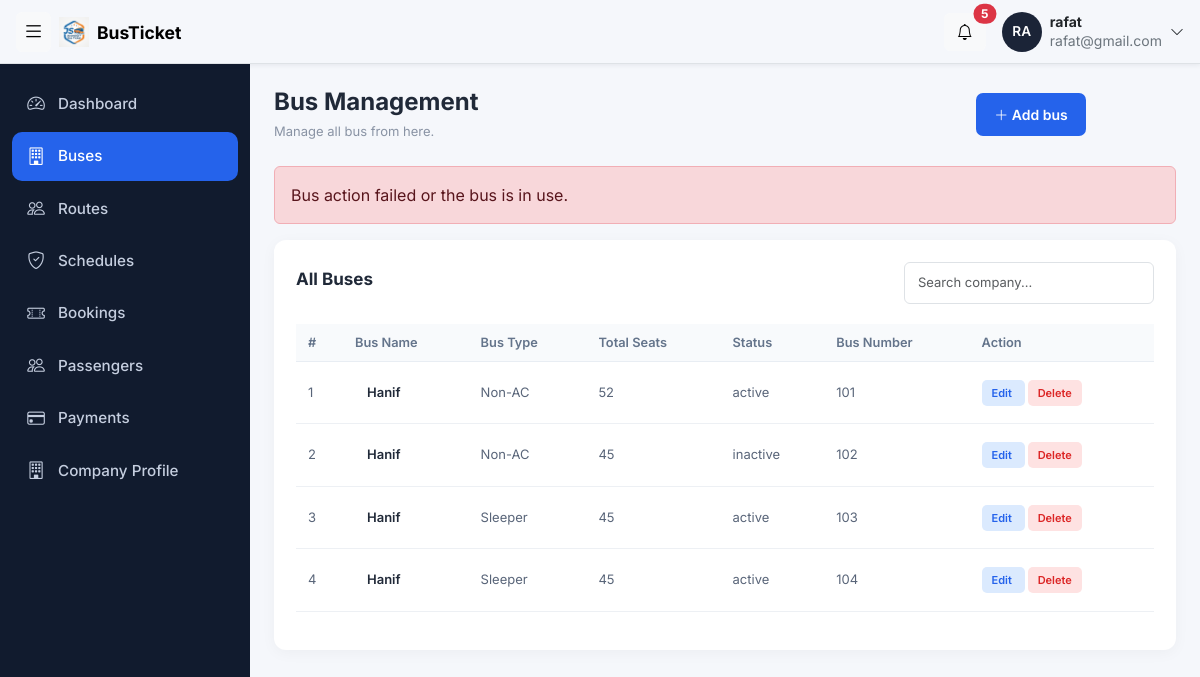
The page /company_admin/buses.php?error=bus_not_found (signed in) on the database its author committed.
### tables this page shows
CREATE TABLE `buses` (
  `bus_id` int(11) NOT NULL,
  `company_id` int(11) NOT NULL,
  `bus_name` varchar(100) NOT NULL,
  `bus_type` enum('AC','Non-AC','Sleeper','Business Class') NOT NULL,
  `total_seats` int(11) NOT NULL,
  `status` enum('active','inactive') NOT NULL,
  `bus_number` varchar(50) NOT NULL
);

### company_admin/buses.php (the view, shortened to what this page needs)
<?php
include '../config/db.php';
$company_id = $_SESSION['company_id'];
$sql = "SELECT * FROM buses
        WHERE company_id = '$company_id'
        ORDER BY bus_id";
$result = $conn->query($sql);
?>
<!DOCTYPE html>
<html lang="bn">
<head>
   <?php
include '../includes/admin_css.php';
?>
</head>
<body>
<?php
include '../includes/topbar.php';
?>
    <div class="layout">
   <?php
include '../includes/c_buses_bar.php';
?>
<div class="container-fluid py-4 px-4">
            <div class="page-header">
                <div>
                    <h3>Bus Management</h3>
                    <p>Manage all bus from here.</p>
                </div>
                <button class="btn-add" id="openForm">
                    <i class="bi bi-plus-lg"></i> Add bus
                </button>
            </div>
            <?php if (isset($_GET['error'])) { ?><div class="alert alert-danger" role="alert">Bus action failed or the bus is in use.</div><?php } ?>
            <div class="company-card">
                <div class="table-header">
                    <h5>All Buses</h5>
                    <input type="text" id="searchInput"
                        class="form-control search-box"
                        placeholder="Search company...">
                </div>
                <div class="table-responsive">
                    <table class="table company-table" id="companyTable">
                        <thead>
                            <tr>
                                <th>#</th>
                                <th>Bus Name</th>
                                <th>Bus Type</th>
                                <th>Total Seats</th>
                                <th>Status</th>
                                <th>Bus Number</th>
                                <th>Action </th>
                            </tr>
                        </thead>
                        <tbody>
                            <?php
                            while($row = $result->fetch_assoc()){ ?>
                                <tr>
                                    <td>
                                      <?php echo (int)$row['bus_id'];?>
                                    </td>
                                    <td>
                                        <div class="company-name">
                                            <?php echo htmlspecialchars($row['bus_name'], ENT_QUOTES, 'UTF-8'); ?>
                                        </div>
                                    </td>
                                <td>
                                        <?php echo htmlspecialchars($row['bus_type'], ENT_QUOTES, 'UTF-8'); ?>
                                    </td>
                                    <td>
                                        <?php echo (int)$row['total_seats']; ?>
                                    </td>
                                    <td>
                                       <?php echo htmlspecialchars($row['status'], ENT_QUOTES, 'UTF-8'); ?>
                                    </td>
                                    <td>
                                       <?php echo htmlspecialchars($row['bus_number'], ENT_QUOTES, 'UTF-8'); ?>
                                    </td>
                                    <td>
                                        <a class="action-btn edit" href="bus_edit.php?bus_id=<?php echo (int)$row['bus_id']; ?>">
                                            Edit
                                        </a>
                                        <a class="action-btn delete"
                                           href="bus_delete.php?bus_id=<?php echo (int)$row['bus_id']; ?>"
                                           onclick="return confirm('Delete this bus?')">
                                            Delete
                                        </a>
                                    </td>
                                </tr>
        <?php   }; ?>
                        </tbody>
                    </table>
                </div>
            </div>
        </div>
    </div>
</body>
</html>

### assets/css/admin.css (style rules this page uses)
:root { --topbar-h: 64px; --sidebar-w: 250px; --sidebar-w-collapsed: 72px; --brand: #2563eb; --ink: #1b2437; --bg: #f4f6fa; }
body { background: var(--bg); color: var(--ink); font-family: "Inter", "Nirmala UI", system-ui, sans-serif; }
.search-box { position: relative; flex: 1; max-width: 460px; }
.layout { display: flex; min-height: calc(100vh - var(--topbar-h)); margin-top: var(--topbar-h); }
.layout > .sidebar + * { flex: 1; min-width: 0; margin-left: var(--sidebar-w); transition: margin-left .25s ease; }
.table th { font-size: .8rem; color: #5b6679; white-space: nowrap; }
.table td { white-space: nowrap; }

### assets/css/companies.css (style rules this page uses)
body { background: #f5f7fb; font-family: 'Inter', sans-serif; color: #202938; }
.page-header { display: flex; justify-content: space-between; align-items: center; margin-bottom: 25px; width: 90%; }
.page-header h3 { font-size: 24px; font-weight: 700; margin-bottom: 5px; }
.page-header p, .form-heading p { color: #8993a4; font-size: 13px; margin: 0; }
.btn-add { background: #2563eb; color: white; border: none; padding: 11px 18px; border-radius: 7px; font-size: 14px; font-weight: 600; }
.company-card { background: white; border-radius: 12px; padding: 22px; box-shadow: 0 3px 15px rgba(0,0,0,0.04); }
.table-header { display: flex; justify-content: space-between; align-items: center; margin-bottom: 20px; }
.table-header h5 { font-size: 17px; font-weight: 700; }
.search-box { max-width: 250px; font-size: 13px; padding: 10px 13px; }
.company-table { vertical-align: middle; font-size: 13px; width: 100%; }
.company-table thead th { background: #f8fafc; color: #64748b; font-weight: 600; padding: 9px 12px; white-space: nowrap; border-bottom: 1px solid #e8edf3; }
.company-table tbody td { padding: 9px 12px; color: #596579; border-bottom: 1px solid #edf0f4; }
.company-name { color: #202938; font-weight: 600; padding: 12px; }
.action-btn { border: none; padding: 6px 10px; border-radius: 5px; font-size: 11px; font-weight: 600; margin-right: 3px; }
.edit { background: #dbeafe; color: #2563eb; }
.delete { background: #fee2e2; color: #dc2626; text-decoration: none; }
a { text-decoration: none; }

### assets/css/adminbar.css (style rules this page uses)
body { background: #f5f7fb; font-family: 'Inter', sans-serif; color: #202938; }
.page-header { display: flex; justify-content: space-between; align-items: center; margin-bottom: 25px; }
.page-header h3 { font-size: 24px; font-weight: 700; margin-bottom: 5px; }
.page-header p, .form-heading p { color: #8993a4; font-size: 13px; margin: 0; }
.btn-add { background: #2563eb; color: white; border: none; padding: 11px 18px; border-radius: 7px; font-size: 14px; font-weight: 600; }
.company-card { background: white; border-radius: 12px; padding: 22px; box-shadow: 0 3px 15px rgba(0,0,0,0.04); }
.table-header { display: flex; justify-content: space-between; align-items: center; margin-bottom: 20px; }
.table-header h5 { font-size: 17px; font-weight: 700; }
.search-box { max-width: 250px; font-size: 13px; padding: 10px 13px; }
.company-table { vertical-align: middle; font-size: 13px; width: 100%; }
.company-table thead th { background: #f8fafc; color: #64748b; font-weight: 600; padding: 9px 12px; white-space: nowrap; border-bottom: 1px solid #e8edf3; }
.company-table tbody td { padding: 9px 12px; color: #596579; border-bottom: 1px solid #edf0f4; }
.company-name { color: #202938; font-weight: 600; padding: 12px; }
.action-btn { border: none; padding: 6px 10px; border-radius: 5px; font-size: 11px; font-weight: 600; margin-right: 3px; }
.edit { background: #dbeafe; color: #2563eb; text-decoration: none; }
.delete { background: #fee2e2; color: #dc2626; text-decoration: none; }
a { text-decoration: none; }

### rows shown on the page
buses: bus_id "1", bus_name "Hanif", bus_type "Non-AC", total_seats "52", status "active", bus_number "101"
buses: bus_id "2", bus_name "Hanif", bus_type "Non-AC", total_seats "45", status "inactive", bus_number "102"
buses: bus_id "3", bus_name "Hanif", bus_type "Sleeper", total_seats "45", status "active", bus_number "103"
buses: bus_id "4", bus_name "Hanif", bus_type "Sleeper", total_seats "45", status "active", bus_number "104"

### other values the page prints
substr($_SESSION['name'], 0, 2) "RA"
$_SESSION['name'] "rafat"
$_SESSION['email'] "rafat@gmail.com"
